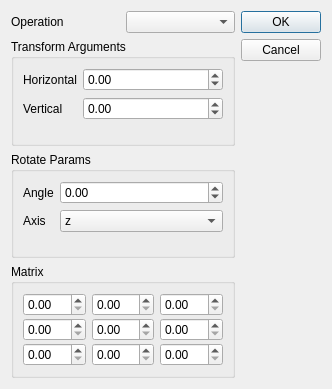
<?xml version="1.0" encoding="UTF-8"?>
<ui version="4.0">
 <class>TransformDialog</class>
 <widget class="QDialog" name="TransformDialog">
  <property name="geometry">
   <rect>
    <x>0</x>
    <y>0</y>
    <width>332</width>
    <height>389</height>
   </rect>
  </property>
  <property name="sizePolicy">
   <sizepolicy hsizetype="Preferred" vsizetype="Minimum">
    <horstretch>0</horstretch>
    <verstretch>0</verstretch>
   </sizepolicy>
  </property>
  <property name="windowTitle">
   <string>Transform Operation</string>
  </property>
  <layout class="QHBoxLayout" name="horizontalLayout_2">
   <item>
    <layout class="QVBoxLayout" name="verticalLayout">
     <property name="sizeConstraint">
      <enum>QLayout::SetMinimumSize</enum>
     </property>
     <item>
      <layout class="QHBoxLayout" name="horizontalLayout">
       <item>
        <widget class="QLabel" name="label">
         <property name="text">
          <string>Operation</string>
         </property>
        </widget>
       </item>
       <item>
        <widget class="QComboBox" name="operationCombo"/>
       </item>
      </layout>
     </item>
     <item>
      <widget class="QGroupBox" name="xyArgumentGroup">
       <property name="title">
        <string>Transform Arguments</string>
       </property>
       <layout class="QFormLayout" name="formLayout">
        <item row="0" column="0">
         <widget class="QLabel" name="label_3">
          <property name="text">
           <string>Horizontal</string>
          </property>
         </widget>
        </item>
        <item row="0" column="1">
         <widget class="QDoubleSpinBox" name="horizontalSpinbox">
          <property name="minimum">
           <double>-100.000000000000000</double>
          </property>
          <property name="maximum">
           <double>100.000000000000000</double>
          </property>
          <property name="singleStep">
           <double>5.000000000000000</double>
          </property>
         </widget>
        </item>
        <item row="1" column="0">
         <widget class="QLabel" name="label_4">
          <property name="text">
           <string>Vertical</string>
          </property>
         </widget>
        </item>
        <item row="1" column="1">
         <widget class="QDoubleSpinBox" name="verticalSpinbox">
          <property name="minimum">
           <double>-100.000000000000000</double>
          </property>
         </widget>
        </item>
       </layout>
      </widget>
     </item>
     <item>
      <widget class="QGroupBox" name="rotateGroup">
       <property name="title">
        <string>Rotate Params</string>
       </property>
       <layout class="QFormLayout" name="formLayout_2">
        <item row="0" column="0">
         <widget class="QLabel" name="label_2">
          <property name="text">
           <string>Angle</string>
          </property>
         </widget>
        </item>
        <item row="0" column="1">
         <widget class="QDoubleSpinBox" name="angleSpinBox">
          <property name="toolTip">
           <string>angle (degrees)</string>
          </property>
          <property name="minimum">
           <double>-360.000000000000000</double>
          </property>
          <property name="maximum">
           <double>360.000000000000000</double>
          </property>
          <property name="singleStep">
           <double>10.000000000000000</double>
          </property>
         </widget>
        </item>
        <item row="1" column="0">
         <widget class="QLabel" name="label_5">
          <property name="text">
           <string>Axis</string>
          </property>
         </widget>
        </item>
        <item row="1" column="1">
         <widget class="QComboBox" name="axisCombo">
          <property name="toolTip">
           <string>axis</string>
          </property>
          <property name="currentIndex">
           <number>2</number>
          </property>
          <item>
           <property name="text">
            <string>x</string>
           </property>
          </item>
          <item>
           <property name="text">
            <string>y</string>
           </property>
          </item>
          <item>
           <property name="text">
            <string>z</string>
           </property>
          </item>
         </widget>
        </item>
       </layout>
      </widget>
     </item>
     <item>
      <widget class="QGroupBox" name="matrixGroup">
       <property name="title">
        <string>Matrix</string>
       </property>
       <layout class="QGridLayout" name="gridLayout">
        <property name="sizeConstraint">
         <enum>QLayout::SetMinimumSize</enum>
        </property>
        <property name="verticalSpacing">
         <number>2</number>
        </property>
        <item row="0" column="0">
         <widget class="QDoubleSpinBox" name="m11">
          <property name="toolTip">
           <string>m11</string>
          </property>
         </widget>
        </item>
        <item row="0" column="2">
         <widget class="QDoubleSpinBox" name="m13">
          <property name="toolTip">
           <string>m13</string>
          </property>
         </widget>
        </item>
        <item row="1" column="0">
         <widget class="QDoubleSpinBox" name="m21">
          <property name="toolTip">
           <string>m21</string>
          </property>
         </widget>
        </item>
        <item row="1" column="1">
         <widget class="QDoubleSpinBox" name="m22">
          <property name="toolTip">
           <string>m22</string>
          </property>
         </widget>
        </item>
        <item row="1" column="2">
         <widget class="QDoubleSpinBox" name="m23">
          <property name="toolTip">
           <string>m23</string>
          </property>
         </widget>
        </item>
        <item row="2" column="0">
         <widget class="QDoubleSpinBox" name="m31">
          <property name="toolTip">
           <string>m31</string>
          </property>
         </widget>
        </item>
        <item row="2" column="1">
         <widget class="QDoubleSpinBox" name="m32">
          <property name="toolTip">
           <string>m32</string>
          </property>
         </widget>
        </item>
        <item row="2" column="2">
         <widget class="QDoubleSpinBox" name="m33">
          <property name="toolTip">
           <string>m33</string>
          </property>
         </widget>
        </item>
        <item row="0" column="1">
         <widget class="QDoubleSpinBox" name="m12">
          <property name="toolTip">
           <string>m12</string>
          </property>
         </widget>
        </item>
       </layout>
      </widget>
     </item>
    </layout>
   </item>
   <item>
    <layout class="QVBoxLayout" name="verticalLayout_2">
     <item>
      <widget class="QDialogButtonBox" name="buttonBox">
       <property name="orientation">
        <enum>Qt::Vertical</enum>
       </property>
       <property name="standardButtons">
        <set>QDialogButtonBox::Cancel|QDialogButtonBox::Ok</set>
       </property>
      </widget>
     </item>
    </layout>
   </item>
  </layout>
 </widget>
 <resources/>
 <connections>
  <connection>
   <sender>buttonBox</sender>
   <signal>rejected()</signal>
   <receiver>TransformDialog</receiver>
   <slot>reject()</slot>
   <hints>
    <hint type="sourcelabel">
     <x>316</x>
     <y>260</y>
    </hint>
    <hint type="destinationlabel">
     <x>286</x>
     <y>274</y>
    </hint>
   </hints>
  </connection>
  <connection>
   <sender>buttonBox</sender>
   <signal>accepted()</signal>
   <receiver>TransformDialog</receiver>
   <slot>accept()</slot>
   <hints>
    <hint type="sourcelabel">
     <x>248</x>
     <y>254</y>
    </hint>
    <hint type="destinationlabel">
     <x>157</x>
     <y>274</y>
    </hint>
   </hints>
  </connection>
 </connections>
</ui>
